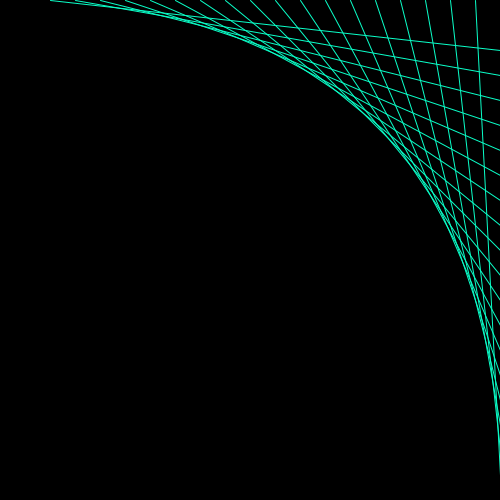
Frame 1 (no input)
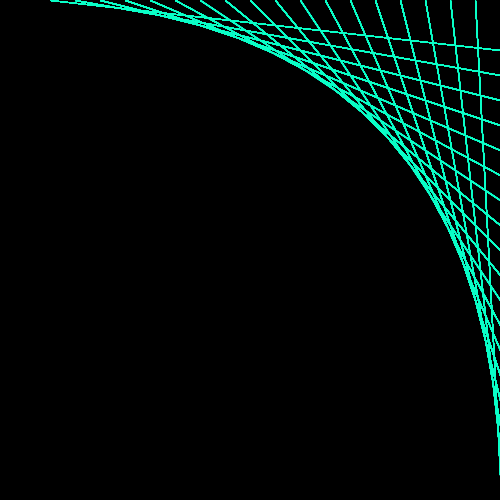
Frame 60 (the mouse pressed at the canvas centre just before this capture)
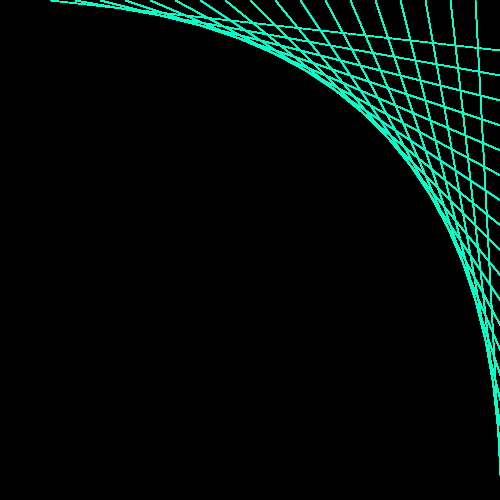
Frame 120 (the mouse held since frame 60 and released just before this capture)

The Processing sketch that drew these frames (run headless with seeded random() and noise(); from frame 60 on, the mouse is pressed at the canvas centre):

// Processing sketch: processing_145889
// ── processing_145889.pde

void setup () {
  size (500, 500);
  background (#000000);
  stroke (10, 255, 200);
  smooth ();
}

int startx=50;
int starty=0;
int endx=500;
int endy = 50;

void draw () {
  for (int i=0; i<500; i=i+25) {
    line (startx+i, starty, endx, endy+i);
  }
}
